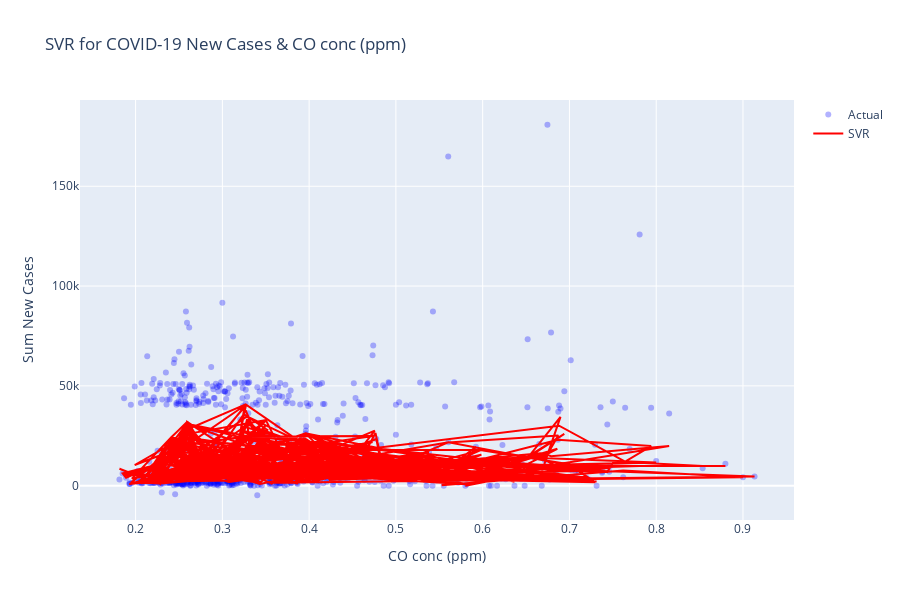

Write notebook code for a chart like this one.
### Code cell
## Perform regression modeling via SVR
from sklearn.svm import SVR
from sklearn.pipeline import Pipeline
from sklearn.preprocessing import StandardScaler
from sklearn.model_selection import train_test_split, GridSearchCV
from sklearn.metrics import r2_score, mean_squared_error

# Convert datetime to int
#x = df_chatter['date'].astype(int) / 10**9  # Convert to seconds (UNIX epoch start)
#x = x.values.reshape(-1, 1)

#y = df_chatter['count']
x = NewData['CO conc (ppm)']
x = x.values.reshape(-1, 1)
y = NewData['Sum New Cases']
#--------------------------------------------------------------
# SVR model with hyperparameter optimization
#--------------------------------------------------------------
# Split the data into train and test sets
x_train, x_test, y_train, y_test = train_test_split(x, y, test_size=0.2, random_state=42)

# Create a pipeline with StandardScaler and SVR
pipeline = Pipeline([('scaler', StandardScaler()),
                     ('svr', SVR(kernel='rbf'))])

# Define the parameter grid for hyperparameter optimization
param_grid = {'svr__C': [10000, 1000000, 100],
              'svr__gamma': [10, 1000, 100]}
# param_grid = {'svr__C': [100, 1000, 100],
#               'svr__gamma': [1, 1000, 100]}

# Perform grid search with cross-validation on train data
grid_search = GridSearchCV(pipeline, param_grid)
grid_search.fit(x_train, y_train)

# Predict using best model on test data
best_svr = grid_search.best_estimator_
y_svr_pred_test = best_svr.predict(x_test)

# Calculate R2 and RMSE for SVR model
svr_r2 = r2_score(y_test, y_svr_pred_test)
svr_rmse = np.sqrt(mean_squared_error(y_test, y_svr_pred_test))

print("Model Evaluation")
print("\nSupport Vector Regression: RMSE=%.2f, R2=%.2f" % (svr_rmse, svr_r2))
print("Hyperparameters:", best_svr, "\n")

# Plot the model
import plotly.graph_objects as go

xtt = NewData['CO conc (ppm)']#df_chatter['date'].dt.strftime('%Y-%m-%d')
scatter_actual = go.Scatter(x=xtt, y=y, mode='markers', name='Actual', marker=dict(color='blue', opacity=0.3))

# line_regression = go.Scatter(x=xtt, y=y_linear_pred, mode='lines', name='LR', line=dict(color='red', dash='dash'))

y_svr_pred = best_svr.predict(x) # Plot on all data
line_svr = go.Scatter(x=xtt, y=y_svr_pred, mode='lines', name='SVR', line=dict(color='red'))

data = [scatter_actual, line_svr]

layout = go.Layout(xaxis=dict(title='CO conc (ppm)'),
                   yaxis=dict(title='Sum New Cases'),
                   title='SVR for COVID-19 New Cases & CO conc (ppm)',
                   showlegend=True,
                   height=600)

fig = go.Figure(data=data, layout=layout)
fig.show()

### Figure 1 — Plotly figure (JSON) as saved in the notebook; plotly's stock layout.template omitted (floating-point values rounded to 4 significant figures; data arrays with more than 128 entries replaced by an {"elided": "..."} marker saying what was removed)
{"data": [{"marker": {"color": "blue", "opacity": 0.3}, "mode": "markers", "name": "Actual", "x": {"elided": "713 float values"}, "y": {"elided": "713 float values"}, "type": "scatter"}, {"line": {"color": "red"}, "mode": "lines", "name": "SVR", "x": {"elided": "713 float values"}, "y": {"elided": "713 float values"}, "type": "scatter"}], "layout": {"height": 600, "showlegend": true, "title": {"text": "SVR for COVID-19 New Cases & CO conc (ppm)"}, "xaxis": {"title": {"text": "CO conc (ppm)"}}, "yaxis": {"title": {"text": "Sum New Cases"}}}}
